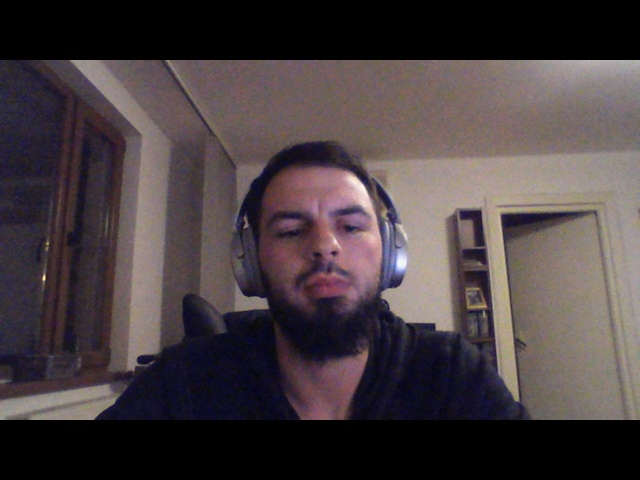
#> input picture frame0.jpg, 640 x 480 px
$ python test.py
#> lines starting #> are read from the running program, lines starting #| are printed output that depends on the picture; after the words box and inside, x2 and y2 are one past the last pixel; in counts of white or black regions, pixels touching at a corner belong together
import cv2

lbls = ['standUp', 'front', 'lookU', 'lookF', 'lookDF', 'HandOnHipR']

img = cv2.imread("frame0.jpg")
#> img is the input picture: shape (480, 640, 3); mean B, G, R 64.7, 62.1, 71.9

h, w, c = img.shape
#> h = 480; w = 640; c = 3

offset = 0

font = cv2.FONT_HERSHEY_SIMPLEX

for itr, word in enumerate(lbls):
    offset += int(h / len(lbls)) - 10
    cv2.putText(img, word, (20, offset), font, 1, (0, 255, 0), 3)
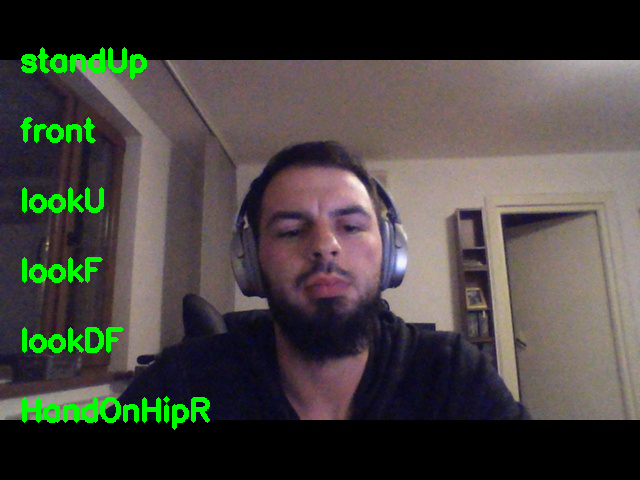
#> img: shape (480, 640, 3); 2.63% of pixels changed, all inside (x1, y1, x2, y2) = (20, 47, 210, 430)
#> after the loop, offset = 420

cv2.imwrite("road_OUT.jpg", img)
